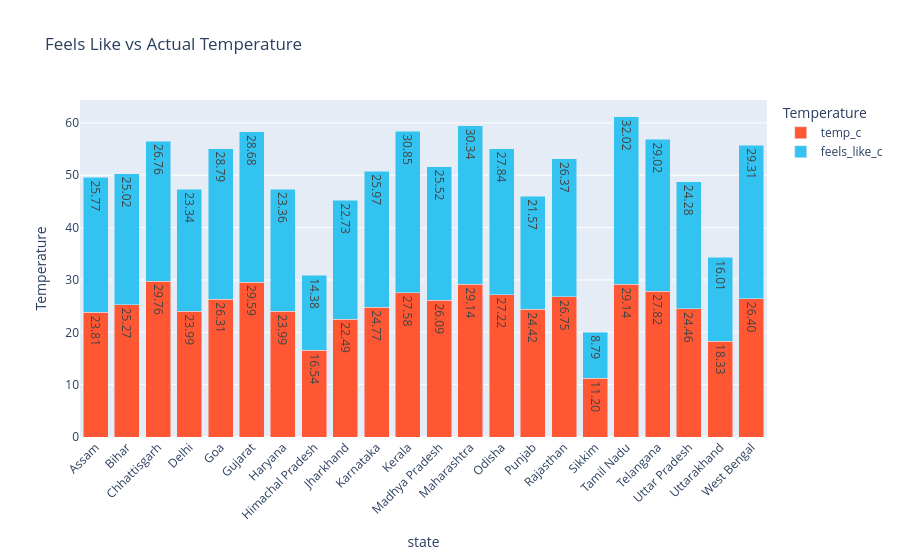

The cell this chart's notebook holds for it:
### Code cell
plot_df = Temp.reset_index()

# 2. Create the stacked bar chart
fig = px.bar(
    plot_df, 
    x='state', 
    y=['temp_c', 'feels_like_c'], 
    title='Feels Like vs Actual Temperature',
    barmode='stack', # This stacks the bars
    labels={'value': 'Temperature', 'variable': 'Temperature', 'city': 'City'},
    color_discrete_map={
        'temp_c': '#FF5733',        # Color for actual temperature
        'feels_like_c': '#33C3F0'   # Color for feels like temperature
    }
)

# Optional: Improve layout and formatting
fig.update_traces(texttemplate='%{y:.2f}', textposition='inside') # Adds values inside the bar segments
fig.update_layout(xaxis_tickangle=-45) # Rotates city names for better readability

fig.show()

### Figure 1 — Plotly figure (JSON) as saved in the notebook; plotly's stock layout.template omitted (floating-point values rounded to 4 significant figures)
{"data": [{"hovertemplate": "Temperature=%{y}<br>state=%{x}<extra></extra>", "legendgroup": "temp_c", "marker": {"color": "#FF5733", "pattern": {"shape": ""}}, "name": "temp_c", "orientation": "v", "showlegend": true, "textposition": "inside", "texttemplate": "%{y:.2f}", "type": "bar", "x": ["Assam", "Bihar", "Chhattisgarh", "Delhi", "Goa", "Gujarat", "Haryana", "Himachal Pradesh", "Jharkhand", "Karnataka", "Kerala", "Madhya Pradesh", "Maharashtra", "Odisha", "Punjab", "Rajasthan", "Sikkim", "Tamil Nadu", "Telangana", "Uttar Pradesh", "Uttarakhand", "West Bengal"], "xaxis": "x", "y": [23.81, 25.27, 29.76, 23.99, 26.31, 29.59, 23.99, 16.54, 22.49, 24.77, 27.58, 26.09, 29.14, 27.22, 24.42, 26.75, 11.2, 29.14, 27.82, 24.46, 18.33, 26.4], "yaxis": "y"}, {"hovertemplate": "Temperature=%{y}<br>state=%{x}<extra></extra>", "legendgroup": "feels_like_c", "marker": {"color": "#33C3F0", "pattern": {"shape": ""}}, "name": "feels_like_c", "orientation": "v", "showlegend": true, "textposition": "inside", "texttemplate": "%{y:.2f}", "type": "bar", "x": ["Assam", "Bihar", "Chhattisgarh", "Delhi", "Goa", "Gujarat", "Haryana", "Himachal Pradesh", "Jharkhand", "Karnataka", "Kerala", "Madhya Pradesh", "Maharashtra", "Odisha", "Punjab", "Rajasthan", "Sikkim", "Tamil Nadu", "Telangana", "Uttar Pradesh", "Uttarakhand", "West Bengal"], "xaxis": "x", "y": [25.77, 25.02, 26.76, 23.34, 28.79, 28.68, 23.36, 14.38, 22.73, 25.97, 30.85, 25.52, 30.34, 27.84, 21.57, 26.37, 8.785, 32.02, 29.02, 24.28, 16.01, 29.31], "yaxis": "y"}], "layout": {"barmode": "stack", "legend": {"title": {"text": "Temperature"}, "tracegroupgap": 0}, "title": {"text": "Feels Like vs Actual Temperature"}, "xaxis": {"anchor": "y", "domain": [0, 1], "tickangle": -45, "title": {"text": "state"}}, "yaxis": {"anchor": "x", "domain": [0, 1], "title": {"text": "Temperature"}}}}
